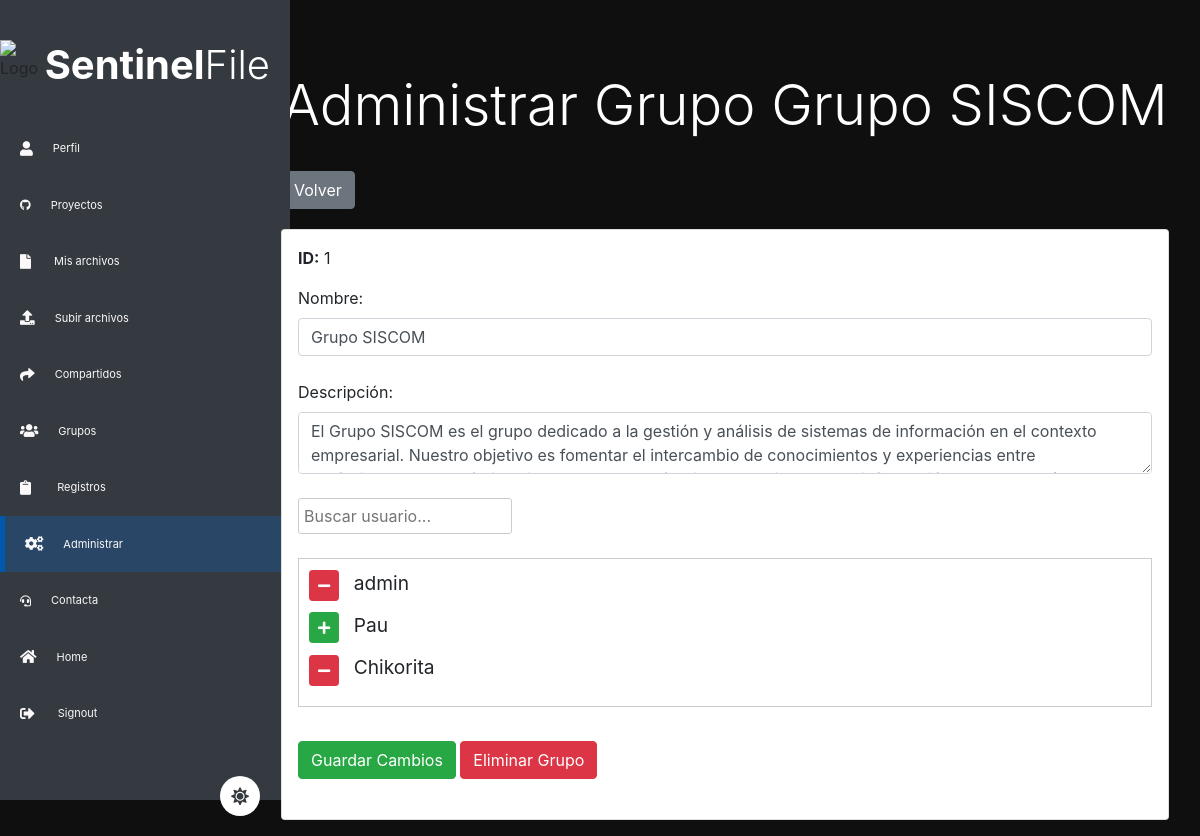
Page /administrar/grupos/1/ (signed in) on the committed database.
### archivos/models.py (models this page shows, shortened)
class GroupDescription(models.Model):
    group = models.OneToOneField(Group, related_name='description', on_delete=models.CASCADE)
    description = models.TextField()

class CustomUser(AbstractUser):
    is_accepted = models.BooleanField(
        _("accept status"),
        default=False,
        help_text=_("Designates whether this user is accepted."),
    )
    edad = models.IntegerField(default=0, null=True, blank=True)

### archivos/views.py (the view, shortened to what this page needs)
# urls.py: path('administrar/grupos/<int:id>/', views.admi_grupo, name='admi_grupo'),
@csrf_protect
@accepted_user_required
@user_passes_test(is_staff)
@login_required
def admi_grupo(request, id):
    grupo = get_object_or_404(Group, id=id)
    usuarios = CustomUser.objects.all()
    return render(request, 'admi_grupo.html', {'grupo': grupo, 'usuarios': usuarios})

### archivos/views.py (called while the page is built)
def is_staff(user):
    return user.is_authenticated and user.is_staff

def accepted_user_required(view_func):
    decorated_view_func = user_passes_test(
        lambda user: user.is_authenticated and user.is_accepted,
        login_url='/perfil'  # Redirige a la página de perfil si el usuario no tiene is_accepted
    )(view_func)
    return decorated_view_func

### archivos/templates/admi_grupo.html (shortened to what this page needs)
{% extends 'baseusuario.html' %}
{% block content %}
  <link rel="stylesheet" href="https://cdnjs.cloudflare.com/ajax/libs/font-awesome/5.15.4/css/all.min.css">
<div class="container">
  <h2 class="text-center display-4 py-4 mt-5">Administrar Grupo {{ grupo.name }}</h2>
  <a href="/administrar/grupos/" class="btn btn-secondary mb-1 ml-3">Volver</a>
  <div class="card p-3 m-3">
    <p><strong>ID:</strong> {{ grupo.id }}</p>
    <form method="post" enctype="multipart/form-data">
      <label for="nombre">Nombre:</label>
      <input type="text" class="form-control" id="nombre" name="nombre" value="{{ grupo.name }}"><br>
      <label for="nombre">Descripción:</label>
      <textarea class="form-control" id="descripcion" name="descripcion">{{ grupo.description.description }}</textarea>
      <br>
      <input type="text" id="search" placeholder="Buscar usuario..."><br><br>
      <div id="user-list-container" class="user-list-container">
        <div id="user-list">
          {% for usuario in usuarios %}
          <div class="user-item">
            {% if usuario in grupo.user_set.all %}
            <button type="button" class="btn btn-danger btn-sm delete-user-btn" data-user-id="{{ usuario.id }}"><i class="fas fa-minus"></i></button>
            {% else %}
            <button type="button" class="btn btn-success btn-sm add-user-btn" data-user-id="{{ usuario.id }}"><i class="fas fa-plus"></i></button>
            {% endif %}
            <span class="username">{{ usuario.username }}</span>
          </div>
          {% endfor %}
        </div>
      </div>
      <br>
      <button type="submit" class="btn btn-success" name="guardar">Guardar Cambios</button>
      <button type="submit" class="btn btn-danger" name="eliminar">Eliminar Grupo</button><br><br>
    </form>
  </div>
</div>
{% endblock %}

### archivos/templates/baseusuario.html (style rules this page uses)
body { margin: 0; padding: 0; background-color: #0F0F0F; background-attachment: fixed; background-repeat: no-repeat; background-position: top left; transition: background-color 0.3s, color 0.3s, transform 0.1s; }

### archivos/templates/admi_grupo.html (style rules this page uses)
.text-center.display-4.py-4.mt-5 { color: white; }
.user-list-container { max-height: 200px; overflow-y: auto; border: 1px solid #ccc; padding: 10px; }
.user-item { margin-bottom: 10px; }
.username { font-size: larger; margin-left: 10px; }
#search { width: 25%; padding: 5px; border: 1px solid #ccc; border-radius: 3px; box-sizing: border-box; margin-bottom: 0px; }
.user-list-container { max-height: 200px; overflow-y: auto; border: 1px solid #ccc; padding: 10px; margin-bottom: 10px; }

### rows in the picture
CustomUser: username "admin"
CustomUser: username "Pau"
CustomUser: username "Chikorita"

### other values in the picture
{{ grupo.name }} "Grupo SISCOM"
{{ grupo.id }} "1"
